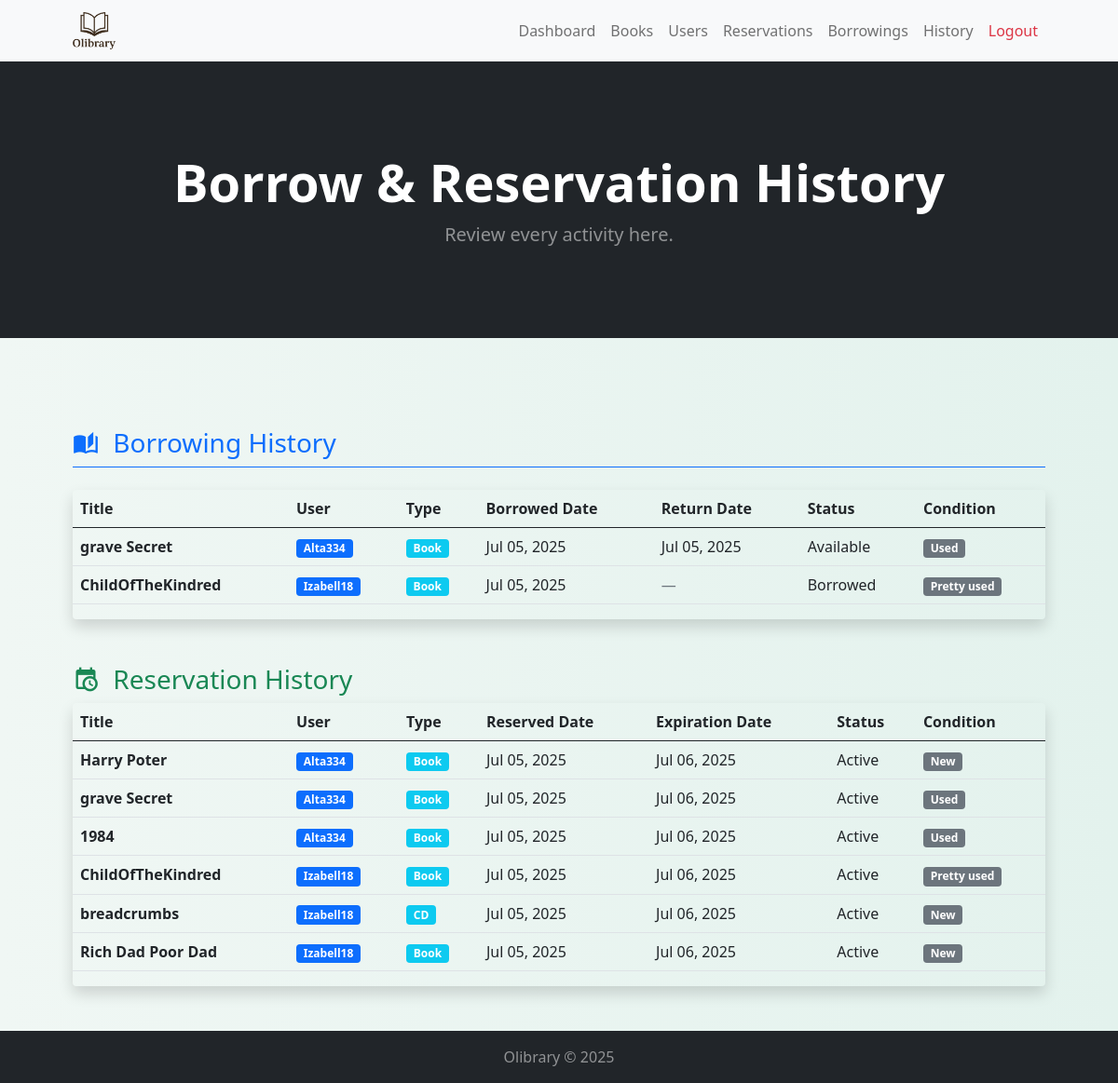
The app's page /admin/history.php with its own data.
### tables this page shows
CREATE TABLE `borrowings` (
  `Borrowing_ID` int(11) NOT NULL,
  `Borrowing_Date` timestamp NULL DEFAULT current_timestamp(),
  `Borrowing_Return_Date` date DEFAULT NULL,
  `Nickname` varchar(150) NOT NULL,
  `Collection_ID` int(11) NOT NULL,
  `Reservation_ID` int(11) NOT NULL,
  `Status` varchar(20) DEFAULT NULL
);

CREATE TABLE `collection` (
  `Collection_ID` int(11) NOT NULL,
  `Type_ID` int(11) NOT NULL,
  `Title` varchar(50) DEFAULT NULL,
  `Author_Name` varchar(100) DEFAULT NULL,
  `Cover_Image` varchar(100) DEFAULT NULL,
  `State` varchar(100) DEFAULT NULL,
  `Edition_Date` date DEFAULT NULL,
  `Buy_Date` date DEFAULT NULL,
  `Status` varchar(20) NOT NULL DEFAULT 'Available'
);

CREATE TABLE `client` (
  `Nickname` varchar(150) NOT NULL,
  `Password` varchar(150) DEFAULT NULL,
  `Address` varchar(100) DEFAULT NULL,
  `Email` varchar(100) DEFAULT NULL,
  `Phone` varchar(100) DEFAULT NULL,
  `CIN` varchar(50) DEFAULT NULL,
  `Occupation` varchar(50) DEFAULT NULL,
  `Penalty_Count` int(11) DEFAULT 0,
  `Birth_Date` date DEFAULT NULL,
  `Creation_Date` date DEFAULT current_timestamp(),
  `Admin` tinyint(1) DEFAULT 0
);

CREATE TABLE `types` (
  `Type_ID` int(11) NOT NULL,
  `Type_Name` varchar(50) DEFAULT NULL
);

CREATE TABLE `reservation` (
  `Reservation_ID` int(11) NOT NULL,
  `Reservation_Date` datetime DEFAULT NULL,
  `Reservation_Expiration_Date` datetime DEFAULT NULL,
  `Collection_ID` int(11) NOT NULL,
  `Nickname` varchar(150) NOT NULL
);

### classes/dbConnect.class.php (called while the page is built, shortened)
<?php
class dbConnect
{
    protected $host = 'localhost';
    protected $dbname = 'library';
    protected $username = 'outhman790';
    protected $Password = 'outhman790..!!';
    public function connect()
    {
        $dsn = "mysql:host={$this->host};dbname={$this->dbname}";
        $options = [
            PDO::ATTR_ERRMODE => PDO::ERRMODE_EXCEPTION,
            PDO::ATTR_DEFAULT_FETCH_MODE => PDO::FETCH_ASSOC,
        ];
        try {
            $this->connection = new PDO($dsn, $this->username, $this->Password, $options);
            return $this->connection;
        } catch (PDOException $e) {
            throw new Exception('Could not connect to database: ' . $e->getMessage());
        }
    }
}

### classes/myBorrowings.class.php (called while the page is built, shortened)
<?php
include("dbConnect.class.php");
class getMyBorrowings extends dbConnect
{
    private $nickname;
    public function __construct($nickname = null)
    {
        $this->nickname = $nickname;
    }
    public function getMyBorrowings()
    {
        try {
            if ($this->nickname) {
                $stmt = $this->connection->prepare("SELECT b.*, c.Title, c.Cover_Image, c.State, t.Type_Name, cl.Nickname as User_Nickname
                    FROM borrowings b
                    JOIN collection c ON b.Collection_ID = c.Collection_ID
                    JOIN types t ON c.Type_ID = t.Type_ID
                    JOIN client cl ON b.Nickname = cl.Nickname
                    WHERE b.Nickname = ?
                    ORDER BY b.Borrowing_Date DESC;");
                $stmt->execute([$this->nickname]);
            } else {
                $stmt = $this->connection->prepare("SELECT b.*, c.Title, c.Cover_Image, c.State, t.Type_Name, cl.Nickname as User_Nickname
                    FROM borrowings b
                    JOIN collection c ON b.Collection_ID = c.Collection_ID
                    JOIN types t ON c.Type_ID = t.Type_ID
                    JOIN client cl ON b.Nickname = cl.Nickname
                    ORDER BY b.Borrowing_Date DESC;");
                $stmt->execute();
            }
            $myReservations = $stmt->fetchAll();
            return $myReservations;
        } catch (PDOException $e) {
            throw new Exception('Error getting borrowings: ' . $e->getMessage());
        }
    }
}

### classes/reservationHistory.class.php (called while the page is built, shortened)
<?php
include_once __DIR__ . '/dbConnect.class.php';
class ReservationHistory extends dbConnect
{
    public function getHistory()
    {
        try {
            $stmt = $this->connection->prepare("SELECT r.*, c.Title, c.Cover_Image, c.State, t.Type_Name, cl.Nickname as User_Nickname
                FROM reservation r
                JOIN collection c ON r.Collection_ID = c.Collection_ID
                JOIN types t ON c.Type_ID = t.Type_ID
                JOIN client cl ON r.Nickname = cl.Nickname
                ORDER BY r.Reservation_Date DESC;");
            $stmt->execute();
            return $stmt->fetchAll();
        } catch (PDOException $e) {
            throw new Exception('Error getting reservation history: ' . $e->getMessage());
        }
    }
}

### admin/history.php (the view, shortened to what this page needs)
<?php
require_once("../classes/myBorrowings.class.php");
require_once("../classes/reservationHistory.class.php");
?>
<!DOCTYPE html>
<html lang="en">
<head>
    <link href="https://cdn.jsdelivr.net/npm/bootstrap@5.0.2/dist/css/bootstrap.min.css" rel="stylesheet" />
    <link href="https://cdn.jsdelivr.net/npm/bootstrap-icons@1.5.0/font/bootstrap-icons.css" rel="stylesheet" />
    <link href="https://cdn.jsdelivr.net/npm/@mdi/font@7.1.96/css/materialdesignicons.min.css" rel="stylesheet" />
</head>
<body class="d-flex flex-column min-vh-100 bg-light" style="background: linear-gradient(to right, #f0f7f4, #e3f2ed); color: #1a2e35;">
    <div class="d-flex flex-column min-vh-100">
    <nav class="navbar navbar-expand-lg navbar-light bg-light">
        <div class="container px-4 px-lg-5">
            <a class="navbar-brand" href="admin_homepage.php">
                <img src="../img/Olibrary_logo.png" alt="Library logo" style="height: 40px;">
            </a>
            <div class="collapse navbar-collapse justify-content-end" id="navbarNav">
                <ul class="navbar-nav">
                    <li class="nav-item"><a class="nav-link" href="admin_homepage.php">Dashboard</a></li>
                    <li class="nav-item"><a class="nav-link" href="allItems.php">Books</a></li>
                    <li class="nav-item"><a class="nav-link" href="users.php">Users</a></li>
                    <li class="nav-item"><a class="nav-link" href="all_reservations.php">Reservations</a></li>
                    <li class="nav-item"><a class="nav-link" href="all_borrowings.php">Borrowings</a></li>
                    <li class="nav-item"><a class="nav-link" href="history.php">History</a></li>
                    <li class="nav-item"><a class="nav-link text-danger" href="../includes/logout.inc.php">Logout</a></li>
                </ul>
            </div>
        </div>
    </nav>
        <header class="bg-dark py-5">
            <div class="container px-4 px-lg-5 my-5">
                <div class="text-center text-white">
                    <h1 class="display-4 fw-bolder">Borrow & Reservation History</h1>
                    <p class="lead fw-normal text-white-50 mb-0">Review every activity here.</p>
                </div>
            </div>
        </header>
        <main class="flex-grow-1">
            <section class="py-5">
                <div class="container px-4 px-lg-5 mt-5">
                    <div class="mb-5">
                        <h3 class="text-primary border-bottom border-primary pb-2 mb-4">
                            <i class="mdi mdi-book-open-page-variant me-2"></i>
                            Borrowing History
                        </h3>
                        <div class="table-responsive rounded shadow">
                            <table class="table table-hover">
                                <thead>
                                    <tr>
                                        <th>Title</th>
                                        <th>User</th>
                                        <th>Type</th>
                                        <th>Borrowed Date</th>
                                        <th>Return Date</th>
                                        <th>Status</th>
                                        <th>Condition</th>
                                    </tr>
                                </thead>
                                <tbody>
                                    <?php
                                    $borrowObj = new getMyBorrowings();
                                    $borrowings = $borrowObj->getMyBorrowings();
                                    if (empty($borrowings)) : ?>
                                    <tr>
                                        <td colspan="7" class="text-center text-muted py-4">
                                            <i class="mdi mdi-book-open-page-variant" style="font-size: 2rem;"></i>
                                            <p class="mt-2">No borrowing history found</p>
                                        </td>
                                    </tr>
                                    <?php else :
                                    foreach ($borrowings as $borrowing) : ?>
                                    <tr>
                                        <td>
                                            <strong><?php echo htmlspecialchars($borrowing['Title']) ?></strong>
                                        </td>
                                        <td>
                                            <span class="badge bg-primary"><?php echo htmlspecialchars($borrowing['User_Nickname']) ?></span>
                                        </td>
                                        <td>
                                            <span class="badge bg-info"><?php echo htmlspecialchars($borrowing['Type_Name']) ?></span>
                                        </td>
                                        <td><?php echo date('M d, Y', strtotime($borrowing['Borrowing_Date'])) ?></td>
                                        <td>
                                            <?php
                                            if ($borrowing['Borrowing_Return_Date']) {
                                                echo date('M d, Y', strtotime($borrowing['Borrowing_Return_Date']));
                                            } else {
                                                echo '<span class="text-muted">—</span>';
                                            }
                                            ?>
                                        </td>
                                        <td>
                                            <?php
                                            $statusClass = '';
                                            $statusText = $borrowing['Status'];
                                            if (strpos(strtolower($statusText), 'active') !== false) {
                                                $statusClass = 'status-active';
                                            } elseif (strpos(strtolower($statusText), 'returned') !== false) {
                                                $statusClass = 'status-returned';
                                            } else {
                                                $statusClass = 'status-expired';
                                            }
                                            ?>
                                            <span class="status-badge <?php echo $statusClass ?>">
                                                <?php echo htmlspecialchars($statusText) ?>
                                            </span>
                                        </td>
                                        <td>
                                            <span class="badge bg-secondary"><?php echo htmlspecialchars($borrowing['State']) ?></span>
                                        </td>
                                    </tr>
                                    <?php endforeach; endif; ?>
                                </tbody>
                            </table>
                        </div>
                    </div>
                    <div class="history-section">
                        <h3 class="section-header text-success">
                            <i class="mdi mdi-calendar-clock me-2"></i>
                            Reservation History
                        </h3>
                        <div class="table-responsive rounded shadow">
                            <table class="table table-hover">
                                <thead>
                                    <tr>
                                        <th>Title</th>
                                        <th>User</th>
                                        <th>Type</th>
                                        <th>Reserved Date</th>
                                        <th>Expiration Date</th>
                                        <th>Status</th>
                                        <th>Condition</th>
                                    </tr>
                                </thead>
                                <tbody>
                                    <?php
                                    $resHistoryObj = new ReservationHistory();
                                    $reservations = $resHistoryObj->getHistory();
                                    if (empty($reservations)) : ?>
                                    <tr>
                                        <td colspan="7" class="text-center text-muted py-4">
                                            <i class="mdi mdi-calendar-clock" style="font-size: 2rem;"></i>
                                            <p class="mt-2">No reservation history found</p>
                                        </td>
                                    </tr>
                                    <?php else :
                                    foreach ($reservations as $reservation) : ?>
                                    <tr>
                                        <td>
                                            <strong><?php echo htmlspecialchars($reservation['Title']) ?></strong>
                                        </td>
                                        <td>
                                            <span class="badge bg-primary"><?php echo htmlspecialchars($reservation['User_Nickname']) ?></span>
                                        </td>
                                        <td>
                                            <span class="badge bg-info"><?php echo htmlspecialchars($reservation['Type_Name']) ?></span>
                                        </td>
                                        <td><?php echo date('M d, Y', strtotime($reservation['Reservation_Date'])) ?></td>
                                        <td><?php echo date('M d, Y', strtotime($reservation['Reservation_Expiration_Date'])) ?></td>
                                        <td>
                                            <?php
                                            $expirationDate = new DateTime($reservation['Reservation_Expiration_Date']);
                                            $currentDate = new DateTime();
                                            $statusClass = $expirationDate < $currentDate ? 'status-expired' : 'status-active';
                                            $statusText = $expirationDate < $currentDate ? 'Expired' : 'Active';
                                            ?>
                                            <span class="status-badge <?php echo $statusClass ?>">
                                                <?php echo $statusText ?>
                                            </span>
                                        </td>
                                        <td>
                                            <span class="badge bg-secondary"><?php echo htmlspecialchars($reservation['State']) ?></span>
                                        </td>
                                    </tr>
                                    <?php endforeach; endif; ?>
                                </tbody>
                            </table>
                        </div>
                    </div>
                </div>
            </section>
        </main>
        <footer class="text-center mt-auto py-3 bg-dark">
            <p class="mb-0 text-white-50">Olibrary &copy; <?= date("Y") ?> </p>
        </footer>
    </div>
</body>
</html>

### records on screen
borrowings: Collection_ID.Title "grave Secret", Nickname.Nickname "Alta334", types.Type_Name "Book", Borrowing_Date "Jul 05, 2025", Borrowing_Return_Date "Jul 05, 2025", Status "Available", Collection_ID.State "Used"
borrowings: Collection_ID.Title "ChildOfTheKindred", Nickname.Nickname "Izabell18", types.Type_Name "Book", Borrowing_Date "Jul 05, 2025", Status "Borrowed", Collection_ID.State "Pretty used"
reservation: Collection_ID.Title "Harry Poter", Nickname.Nickname "Alta334", types.Type_Name "Book", Reservation_Date "Jul 05, 2025", Reservation_Expiration_Date "Jul 06, 2025", Reservation_Expiration_Date "Active", Collection_ID.State "New"
reservation: Collection_ID.Title "grave Secret", Nickname.Nickname "Alta334", types.Type_Name "Book", Reservation_Date "Jul 05, 2025", Reservation_Expiration_Date "Jul 06, 2025", Reservation_Expiration_Date "Active", Collection_ID.State "Used"
reservation: Collection_ID.Title "1984", Nickname.Nickname "Alta334", types.Type_Name "Book", Reservation_Date "Jul 05, 2025", Reservation_Expiration_Date "Jul 06, 2025", Reservation_Expiration_Date "Active", Collection_ID.State "Used"
reservation: Collection_ID.Title "ChildOfTheKindred", Nickname.Nickname "Izabell18", types.Type_Name "Book", Reservation_Date "Jul 05, 2025", Reservation_Expiration_Date "Jul 06, 2025", Reservation_Expiration_Date "Active", Collection_ID.State "Pretty used"
reservation: Collection_ID.Title "breadcrumbs", Nickname.Nickname "Izabell18", types.Type_Name "CD", Reservation_Date "Jul 05, 2025", Reservation_Expiration_Date "Jul 06, 2025", Reservation_Expiration_Date "Active", Collection_ID.State "New"
reservation: Collection_ID.Title "Rich Dad Poor Dad", Nickname.Nickname "Izabell18", types.Type_Name "Book", Reservation_Date "Jul 05, 2025", Reservation_Expiration_Date "Jul 06, 2025", Reservation_Expiration_Date "Active", Collection_ID.State "New"
